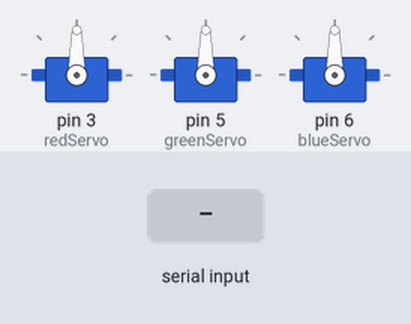
The sketch below on a simulated Arduino Uno, built with avr-gcc and run on an emulated ATmega328P. On the bench: 3 × servo. The inputs (shaded band) are chosen by the test bench.

Above: at 1.2 s.
1.3 s: "R" received over Serial
At 3.1 s:
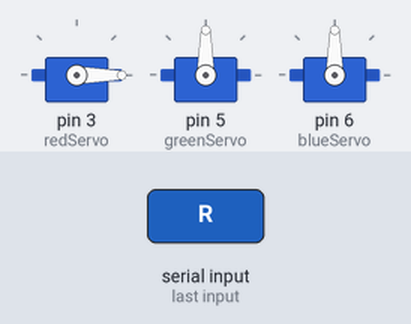
3.8 s: "G" received over Serial
At 6.0 s:
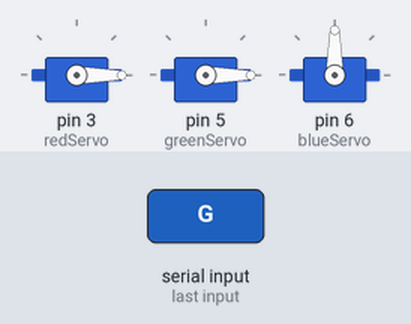
6.3 s: "B" received over Serial
At 8.1 s:
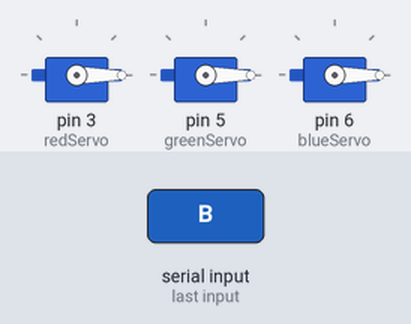
8.8 s: "R" received over Serial
At 9.2 s:
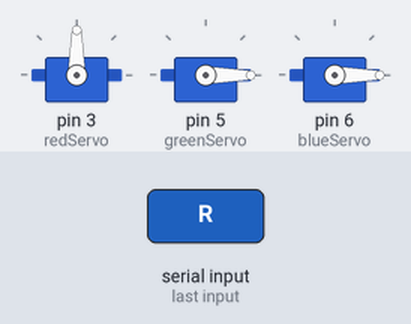
11.3 s: "G" received over Serial
At 12.1 s:
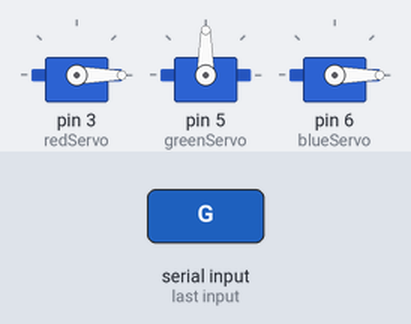
Timing chart, 0 to 14.3 s (numbered marks = the images above; inputs shaded):
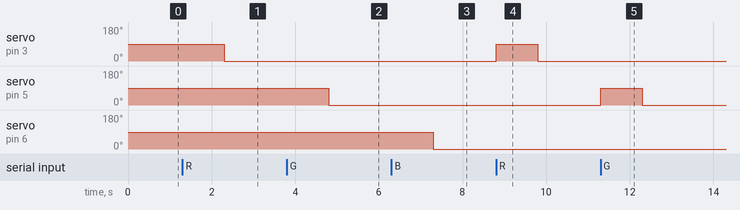

Measured:
- after the input at 1.3 s, servo on pin 3 (redServo): 90° → 0° after 1.0 s
- after the input at 3.8 s, servo on pin 5 (greenServo): 90° → 0° after 1.0 s
- after the input at 6.3 s, servo on pin 6 (blueServo): 90° → 0° after 1.0 s
- after the input at 8.8 s, servo on pin 3 (redServo): 0° → 90° at once, → 0° 1.0 s later
- after the input at 11.3 s, servo on pin 5 (greenServo): 0° → 90° at once, → 0° 1.0 s later

The sketch:

Read_Serial_Actuate_Sensors.ino
```cpp
#include <Servo.h>

Servo redServo;
Servo greenServo;
Servo blueServo;

void setup() {
  Serial.begin(9600);
  redServo.attach(3);
  greenServo.attach(5);
  blueServo.attach(6);
}

void loop() {
  if (Serial.available()) {
    char color = Serial.read();

    switch (color) {
      case 'R':
        redServo.write(90);   // Move to drop red object
        delay(1000);
        redServo.write(0);    // Return to default
        break;

      case 'G':
        greenServo.write(90);
        delay(1000);
        greenServo.write(0);
        break;

      case 'B':
        blueServo.write(90);
        delay(1000);
        blueServo.write(0);
        break;

      default:
        // No action
        break;
    }
  }
}
```
